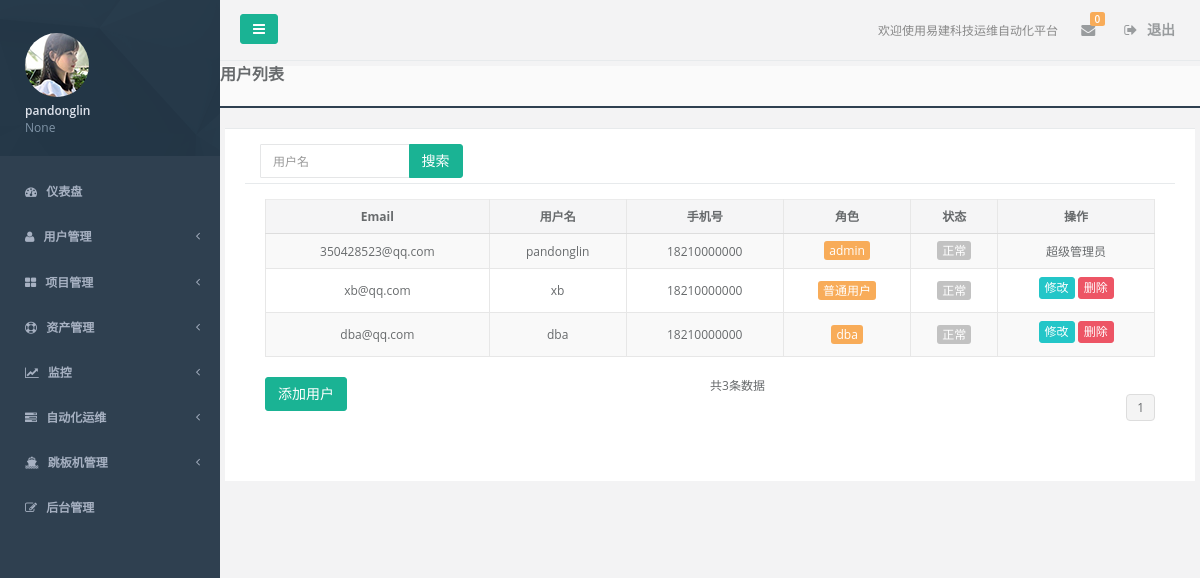
The page /accounts/user_list/ (signed in) on the database its author committed.
### accounts/models.py (models this page shows, shortened)
class UserProfile(AbstractBaseUser):
    email = models.EmailField(
        verbose_name='email address',
        max_length=255,
        unique=True,
    )
    name = models.CharField(max_length=32, unique=True, verbose_name="姓名")
    is_active = models.BooleanField(default=True)
    is_admin = models.BooleanField(default=False, verbose_name="管理员")
    token = models.CharField(max_length=128, blank=True, null=True, verbose_name='用户token')
    user_key = models.CharField(max_length=100, default=RandomCode.random_code(100), verbose_name='用户key')
    department = models.CharField(max_length=32, blank=True, null=True, verbose_name='部门')
    tel = models.CharField(max_length=32, blank=True, null=True, verbose_name='座机')
    mobile = models.CharField(max_length=32, verbose_name='手机')
    role = models.ManyToManyField('Role')
    memo = models.TextField(blank=True, null=True, verbose_name='备注')
    USERNAME_FIELD = 'email'
    REQUIRED_FIELDS = ['name']
    objects = UserProfileManager()
    class Meta:
        verbose_name = '用户'
        verbose_name_plural = verbose_name

class Role(models.Model):
    name = models.CharField(max_length=32, unique=True, verbose_name="角色名")
    perm = models.ManyToManyField('Permission')
    class Meta:
        verbose_name = "角色"
        verbose_name_plural = verbose_name

### accounts/views.py (the view)
@login_required
def user_list(request):
    if request.method == 'GET':
        user_obj = models.UserProfile.objects.all()
        paginator = Paginator(user_obj, 10)
        page = request.GET.get('page')
        try:
            page_obj = paginator.page(page)
        except (InvalidPage, PageNotAnInteger):
            page_obj = paginator.page(1)
        except EmptyPage:
            page_obj = paginator.page(paginator.num_pages)
        return render(request, "accounts/user_list.html", locals())

### accounts/context_processors.py (called while the page is built)
def global_setting(request):
    return locals()

### pagination/templatetags/custom_pagination.py (called while the page is built, shortened)
@register.simple_tag
def guess_page(request, paginator_obj, loop_counter):
    abs_full_url = request.get_full_path()
    if "?page=" in abs_full_url:
        url = re.sub("page=\d+", "page=%s" % loop_counter, request.get_full_path())
    elif "?" in abs_full_url:
        url = "%s&page=%s" % (request.get_full_path(), loop_counter)
    else:
        url = "%s?page=%s" % (request.get_full_path(), loop_counter)
    if loop_counter == paginator_obj.number: #current page
        page_ele = '''<li class='active'><a href="{abs_url}">{page_num}</a></li>'''.format(abs_url=url,
                                                                                            page_num=loop_counter)
        return format_html(page_ele)

### templates/accounts/user_list.html (shortened to what this page needs)
{% extends 'base.html' %}
{% block content %}
    <div class="content-tabs">
        <h3><strong>用户列表</strong></h3>
    </div>
    <div class="wrapper wrapper-content animated fadeInRight">
        <div class="ibox float-e-margins row">
            <div class="ibox-content">
                <div class="col-sm-3">
                    <div class="input-group">
                        <input type="text" class="form-control m-b" id="search_input" name="keyword" placeholder="用户名">
                        <div class="input-group-btn">
                            <button href="/accounts/change_info_ajax/?search=true" name="search"
                                    class="btn btn-xm btn-primary search_btn" onclick="return false">
                                搜索
                            </button>
                        </div>
                    </div>
                </div>
                <div class="ibox-content">
                    <form class="form-horizontal" action="" method="post">
                        <div id="replace">
                            <table id="user_info" class="table table-striped table-bordered table-hover">
                                <thead>
                                <tr>
                                    <th class="text-center">Email</th>
                                    <th class="text-center">用户名</th>
                                    <th class="text-center">手机号</th>
                                    <th class="text-center">角色</th>
                                    <th class="text-center">状态</th>
                                    <th class="text-center">操作</th>
                                </tr>
                                </thead>
                                <tbody>
                                {% for item in page_obj %}
                                    <tr class="gradeX" id="{{ item.id }}">
                                        <td class="text-center">{{ item.email }}</td>
                                        <td class="text-center">{{ item.name }}</td>
                                        <td class="text-center">{{ item.mobile }}</td>
                                        <td class="text-center">
                                            {% for i in item.role.all %}
                                                <span class="btn-xs btn-warning">{{ i.name }}</span>
                                            {% endfor %}
                                        </td>
                                        <td class="text-center">
                                            {% if item.is_active %}
                                                <span class="btn-xs btn-default">正常</span>
                                            {% else %}
                                                <span class="btn-xs btn-danger">禁用</span>
                                            {% endif %}
                                        </td>
                                        <td class="text-center">
                                            {% if item.is_admin %}
                                                超级管理员
                                            {% else %}
                                                <a href="{% url 'user_update' item.id  %}"
                                                   class="btn btn-xs btn-info" target="_blank">修改</a>
                                                <button type="button" class="btn btn-xs btn-danger demo3">删除</button>
                                            {% endif %}
                                        </td>
                                    </tr>
                                {% endfor %}
                                </tbody>
                            </table>
                            <div class="row">
                                <span> 共{{ paginator.count }}条数据</span>
                                <div class="col-sm-6">
                                    <div id="user_list">
                                        <a href="{% url 'user_add' %}" class="btn btn-primary">添加用户</a>
                                    </div>
                                </div>
                                {% include 'pagination/cust_pagination.html' %}
                            </div>
                        </div>
                    </form>
                </div>
            </div>
        </div>
    </div>
{% endblock %}

### templates/base.html (shortened to what this page needs)
<!DOCTYPE html>
<html lang="en">
<head>
    <link href="/static/css/bootstrap.min.css" rel="stylesheet">
    <link href="/static/css/font-awesome.min.css" rel="stylesheet">
    <link href="/static/css/animate.min.css" rel="stylesheet">
    <link href="/static/css/style.min.css" rel="stylesheet">
    <link href="/static/css/plugins/sweetalert/sweetalert.css" rel="stylesheet">
</head>
<body class="fixed-sidebar full-height-layout gray-bg" style="overflow:hidden">
<div id="wrapper">
    <nav class="navbar-default navbar-static-side" role="navigation">
        <div class="sidebar-collapse">
            <ul class="nav" id="side-menu">
                <li class="nav-header">
                    <div class="dropdown profile-element">
                        <span><img alt="image" class="img-circle" src="/static/img/profile_small.jpg"/></span>
                        <a data-toggle="dropdown" class="dropdown-toggle" href="#">
                            <span class="clear">
                                <span class="block m-t-xs">
                                    <strong class="font-bold">{{ request.user.name }}</strong>
                                </span>
                                <span class="text-muted text-xs block">{{ request.user.department }}</span>
                            </span>
                        </a>
                    </div>
                </li>
                {% include 'nav_left.html' %}
                <li style="height: 20px;">
                </li>
            </ul>
        </div>
    </nav>
    <div id="page-wrapper" class="gray-bg dashbard-1">
        {% include 'nav_right.html' %}
        {% block content %}
        {% endblock %}
    </div>
</div>
</body>
</html>

### rows shown on the page
UserProfile: user.name "pandonglin", user.department "None", email "350428523@qq.com", name "pandonglin", mobile "18210000000", is_active "正常", is_admin "超级管理员"
Role: name "admin"
UserProfile: email "xb@qq.com", name "xb", mobile "18210000000", is_active "正常", is_admin "修改"
Role: name "普通用户"
UserProfile: email "dba@qq.com", name "dba", mobile "18210000000", is_active "正常", is_admin "修改"
Role: name "dba"

### other values the page prints
{{ paginator.count }} "3"
